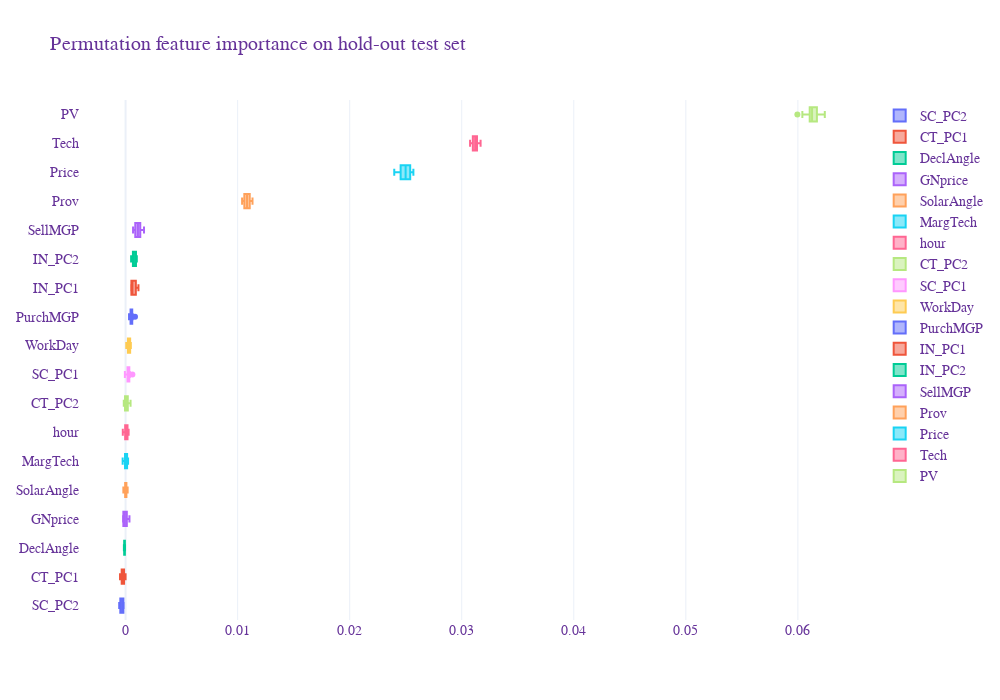
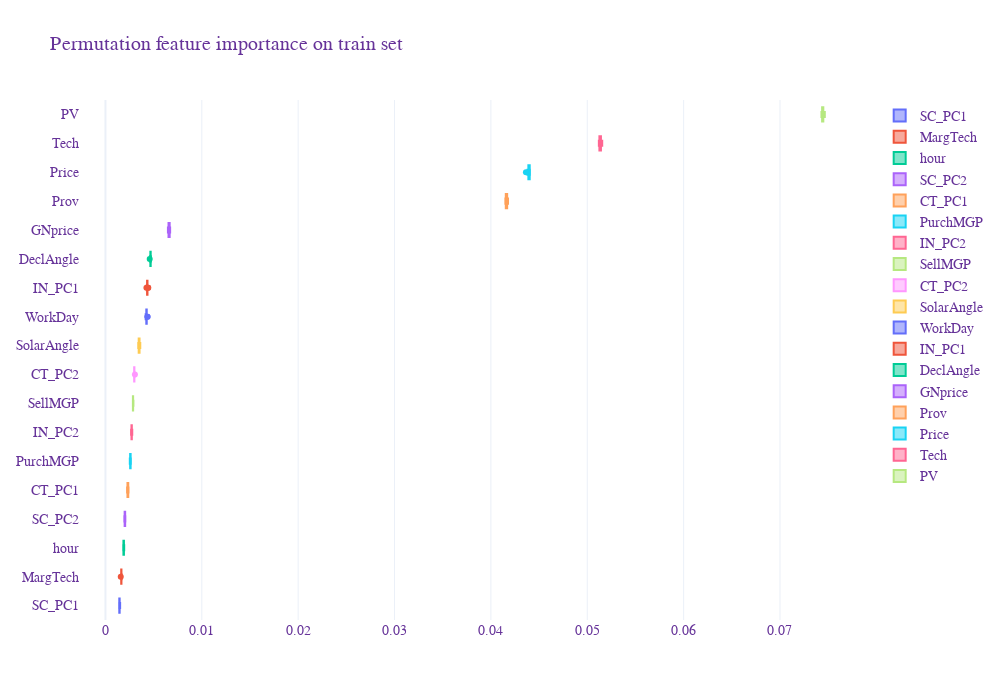

The cell these charts' notebook holds for them, in order:
### Code cell
### 3) Feature Importance ###
#------------- Impurity based (depends on impurity used in model training) -------------####
#print(rf_class.feature_importances_)
print(f" There are {len(rf_class.feature_importances_)} features in total") # extra features wrt to train dataset columns are due to encoding
# (need to rebuild the original features to evaluate the importance)

#print(feature_trans.fit_transform(X_train)[0,:])
#print(X_train.iloc[0])
#print("# You see numerical variables are at the end")

def encode_and_bind(original_dataframe, features_to_encode):
    dummies = pd.get_dummies(original_dataframe[features_to_encode])
    res = pd.concat([dummies, original_dataframe], axis=1)
    res = res.drop(features_to_encode, axis=1)
    return(res)
X_train_encoded = encode_and_bind(X_train, categorical_features) # X_train with encoded categorical features

feature_importances = list(zip(X_train_encoded, rf_class.feature_importances_))
# riordino in ordine decrescente di importanza
feature_importances_ranked = sorted(feature_importances, key = lambda x: x[1], reverse = False)
[print('Feature: {:35} Importance: {}'.format(*pair)) for pair in feature_importances_ranked]
# plotting the freature importance (top 20)
feature_names_20 = [i[0] for i in feature_importances_ranked[:20]]
y_ticks = np.arange(0, len(feature_names_20))
x_axis = [i[1] for i in feature_importances_ranked[:20]]
plt.figure(figsize = (10, 14))
plt.barh(feature_names_20, x_axis)   #horizontal barplot
plt.title('Random Forest Feature Importance (Top 20)', fontdict= {'fontname':'Times New Roman','fontsize' : 20})
plt.xlabel('Features',fontdict= {'fontsize' : 16})
plt.show()

###------------ Permutation Feature Importance ------------####
# Hold-out test set
perm_feat_test = permutation_importance(modelCla, X_test, y_test, n_repeats=10, random_state=42, n_jobs=-1)
sorted_idx = perm_feat_test.importances_mean.argsort()
fig = go.Figure()
for i in range(len(sorted_idx)):
    fig.add_trace(go.Box(x=perm_feat_test.importances[sorted_idx[i]].T,name=X_test.columns[sorted_idx[i]]))
#fig.add_trace(go.Box(x=X_test.columns[sorted_idx[1]]))
fig.update_layout(title="Permutation feature importance on hold-out test set",
                  font=dict(family="Times New Roman, monospace",size=14,color="RebeccaPurple"),
                  template="plotly_white", width=1000, height=700)
fig.show()

# Training set
perm_feat_train = permutation_importance(modelCla, X_train, y_train, n_repeats=10,random_state=42, n_jobs=2)
sorted_idx = perm_feat_train.importances_mean.argsort()
fig = go.Figure()
for i in range(len(sorted_idx)):
    fig.add_trace(go.Box(x=perm_feat_train.importances[sorted_idx[i]].T,name=X_test.columns[sorted_idx[i]]))
#fig.add_trace(go.Box(x=X_test.columns[sorted_idx[1]]))
fig.update_layout(title="Permutation feature importance on train set",
                  font=dict(family="Times New Roman, monospace",size=14,color="RebeccaPurple"),
                  template="plotly_white", width=1000, height=700)
fig.show()

### Figure 1 — Plotly figure (JSON) as saved in the notebook; plotly's stock layout.template omitted (floating-point values rounded to 4 significant figures)
{"data": [{"name": "SC_PC2", "type": "box", "x": [-0.0005689, -0.0003215, -0.0004699, -0.0004576, -0.0001731, -0.0005318, -0.0002102, -0.0001979, -0.000235, -0.0001855]}, {"name": "CT_PC1", "type": "box", "x": [-0.000136, -0.0004947, 0, -0.0001608, -0.0002102, -0.0004452, -0.000136, -0.0002597, -0.0003463, -0.0001979]}, {"name": "DeclAngle", "type": "box", "x": [-6.183e-05, -0.0001484, -0.0001113, -4.947e-05, -0.0001113, -0.0001484, -4.947e-05, -9.893e-05, -0.0001237, -7.42e-05]}, {"name": "GNprice", "type": "box", "x": [0.0003463, -0.0002226, -0.0001979, -6.183e-05, 0.0001113, -8.657e-05, 0.0001113, -0.0001979, 0.0002102, -0.0001731]}, {"name": "SolarAngle", "type": "box", "x": [7.42e-05, 0, 3.71e-05, 0.0001237, -0.0001237, 4.947e-05, -0.0001979, 0.0001855, -3.71e-05, 4.947e-05]}, {"name": "MargTech", "type": "box", "x": [0.0002226, 9.893e-05, -0.0002102, 0, 0.0001608, 7.42e-05, -4.947e-05, 0.000136, 7.42e-05, -0.0002597]}, {"name": "hour", "type": "box", "x": [8.657e-05, -0.0001731, 4.947e-05, 0.0002226, -0.0002473, 0.000136, 0.0001731, 0.0001237, 0.0002721, -3.71e-05]}, {"name": "CT_PC2", "type": "box", "x": [0.0001979, 4.947e-05, 0.0004452, -0.0001608, 0.0002473, -4.947e-05, 0.0001608, -0.0001608, 0.0001113, 0.0001113]}, {"name": "SC_PC1", "type": "box", "x": [0.000235, 0.0003834, 0.000235, -6.183e-05, 0.0002721, 0.000606, 0.0003339, 0.0001731, 0.0002102, 0.0001237]}, {"name": "WorkDay", "type": "box", "x": [6.183e-05, 0.0002968, 0.0004699, 0.0002473, 0.000235, 0.0002102, 0.0004699, 0.0004081, 0.0002102, 0.0001608]}, {"name": "PurchMGP", "type": "box", "x": [0.0003092, 0.0005936, 0.0004699, 0.0006431, 0.0005689, 0.0008409, 0.0003834, 0.0005318, 0.0004452, 0.0004947]}, {"name": "IN_PC1", "type": "box", "x": [0.0009646, 0.000507, 0.0009151, 0.0005318, 0.000606, 0.0006183, 0.000507, 0.0006183, 0.00115, 0.0005194]}, {"name": "IN_PC2", "type": "box", "x": [0.001002, 0.0007791, 0.0009398, 0.000507, 0.0006554, 0.0008286, 0.0009275, 0.0006678, 0.0006554, 0.0004947]}, {"name": "SellMGP", "type": "box", "x": [0.0008038, 0.0008657, 0.0006678, 0.001298, 0.001113, 0.001014, 0.001459, 0.001088, 0.001645, 0.001311]}, {"name": "Prov", "type": "box", "x": [0.01067, 0.01078, 0.01133, 0.01133, 0.01108, 0.01054, 0.0104, 0.01089, 0.01103, 0.0106]}, {"name": "Price", "type": "box", "x": [0.02455, 0.02398, 0.02569, 0.02486, 0.02528, 0.02466, 0.0254, 0.0254, 0.02513, 0.02452]}, {"name": "Tech", "type": "box", "x": [0.03099, 0.03111, 0.03132, 0.03136, 0.03156, 0.03129, 0.03074, 0.03076, 0.03168, 0.03099]}, {"name": "PV", "type": "box", "x": [0.06128, 0.0604, 0.06105, 0.06125, 0.06131, 0.06114, 0.0617, 0.05995, 0.06189, 0.0624]}], "layout": {"font": {"color": "RebeccaPurple", "family": "Times New Roman, monospace", "size": 14}, "height": 700, "title": {"text": "Permutation feature importance on hold-out test set"}, "width": 1000}}

### Figure 2 — Plotly figure (JSON) as saved in the notebook; plotly's stock layout.template omitted (floating-point values rounded to 4 significant figures)
{"data": [{"name": "SC_PC1", "type": "box", "x": [0.001433, 0.001435, 0.001469, 0.001476, 0.001465, 0.001524, 0.001477, 0.001427, 0.001475, 0.00147]}, {"name": "MargTech", "type": "box", "x": [0.001635, 0.00165, 0.001627, 0.001685, 0.001587, 0.001663, 0.001651, 0.001661, 0.001641, 0.001654]}, {"name": "hour", "type": "box", "x": [0.00189, 0.001866, 0.001938, 0.001902, 0.001945, 0.001857, 0.001919, 0.001849, 0.001873, 0.001878]}, {"name": "SC_PC2", "type": "box", "x": [0.002064, 0.002055, 0.002016, 0.001992, 0.001998, 0.001993, 0.001992, 0.001997, 0.002046, 0.001962]}, {"name": "CT_PC1", "type": "box", "x": [0.002368, 0.002366, 0.002307, 0.002294, 0.002339, 0.002394, 0.002285, 0.002342, 0.002245, 0.00226]}, {"name": "PurchMGP", "type": "box", "x": [0.002637, 0.002528, 0.002562, 0.002608, 0.002631, 0.002611, 0.002596, 0.002615, 0.002602, 0.002539]}, {"name": "IN_PC2", "type": "box", "x": [0.002738, 0.00275, 0.0027, 0.00266, 0.002721, 0.002781, 0.002724, 0.002674, 0.002708, 0.00271]}, {"name": "SellMGP", "type": "box", "x": [0.002847, 0.002853, 0.002862, 0.002901, 0.002855, 0.00285, 0.00285, 0.002904, 0.002874, 0.00287]}, {"name": "CT_PC2", "type": "box", "x": [0.002979, 0.002997, 0.003002, 0.003058, 0.002988, 0.003019, 0.002976, 0.003006, 0.002979, 0.003001]}, {"name": "SolarAngle", "type": "box", "x": [0.003512, 0.003449, 0.003403, 0.003413, 0.003477, 0.003458, 0.003614, 0.00354, 0.00356, 0.003498]}, {"name": "WorkDay", "type": "box", "x": [0.004174, 0.004272, 0.004285, 0.004361, 0.004234, 0.004258, 0.004239, 0.00437, 0.004282, 0.004278]}, {"name": "IN_PC1", "type": "box", "x": [0.004363, 0.004325, 0.004345, 0.004292, 0.004363, 0.004432, 0.004253, 0.00444, 0.004334, 0.004321]}, {"name": "DeclAngle", "type": "box", "x": [0.004667, 0.004696, 0.00466, 0.004679, 0.004695, 0.004693, 0.004679, 0.004616, 0.004719, 0.004593]}, {"name": "GNprice", "type": "box", "x": [0.006617, 0.006665, 0.006483, 0.006585, 0.006712, 0.006628, 0.006545, 0.006709, 0.006654, 0.006504]}, {"name": "Prov", "type": "box", "x": [0.04154, 0.04164, 0.04151, 0.04177, 0.04176, 0.0415, 0.04169, 0.04158, 0.04161, 0.04162]}, {"name": "Price", "type": "box", "x": [0.04403, 0.04389, 0.04379, 0.04405, 0.04396, 0.04401, 0.04403, 0.04364, 0.04404, 0.04401]}, {"name": "Tech", "type": "box", "x": [0.05155, 0.05127, 0.05133, 0.0512, 0.05123, 0.05126, 0.05142, 0.0513, 0.0513, 0.05144]}, {"name": "PV", "type": "box", "x": [0.07445, 0.07465, 0.07437, 0.0743, 0.07445, 0.07435, 0.07457, 0.0745, 0.07449, 0.07447]}], "layout": {"font": {"color": "RebeccaPurple", "family": "Times New Roman, monospace", "size": 14}, "height": 700, "title": {"text": "Permutation feature importance on train set"}, "width": 1000}}
